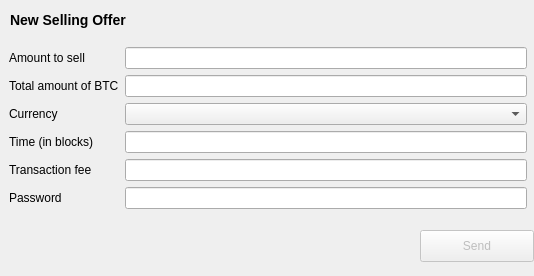
<?xml version="1.0" encoding="UTF-8"?>
<ui version="4.0">
 <class>SellingOffer</class>
 <widget class="QDialog" name="SellingOffer">
  <property name="geometry">
   <rect>
    <x>0</x>
    <y>0</y>
    <width>534</width>
    <height>276</height>
   </rect>
  </property>
  <property name="windowTitle">
   <string>New Simple Send</string>
  </property>
  <widget class="QWidget" name="verticalLayoutWidget">
   <property name="geometry">
    <rect>
     <x>9</x>
     <y>39</y>
     <width>518</width>
     <height>179</height>
    </rect>
   </property>
   <layout class="QVBoxLayout" name="verticalLayout">
    <item>
     <layout class="QGridLayout" name="gridLayout">
      <item row="6" column="1">
       <widget class="QLineEdit" name="fee_input">
        <property name="minimumSize">
         <size>
          <width>300</width>
          <height>0</height>
         </size>
        </property>
        <property name="placeholderText">
         <string/>
        </property>
       </widget>
      </item>
      <item row="7" column="1">
       <widget class="QLineEdit" name="password_input">
        <property name="echoMode">
         <enum>QLineEdit::Password</enum>
        </property>
       </widget>
      </item>
      <item row="7" column="0">
       <widget class="QLabel" name="label_5">
        <property name="text">
         <string>Password</string>
        </property>
       </widget>
      </item>
      <item row="5" column="0">
       <widget class="QLabel" name="label_6">
        <property name="text">
         <string>Time (in blocks)</string>
        </property>
       </widget>
      </item>
      <item row="1" column="1">
       <widget class="QLineEdit" name="amount_input">
        <property name="placeholderText">
         <string/>
        </property>
       </widget>
      </item>
      <item row="1" column="0">
       <widget class="QLabel" name="label_3">
        <property name="text">
         <string>Amount to sell</string>
        </property>
       </widget>
      </item>
      <item row="3" column="0">
       <widget class="QLabel" name="label_4">
        <property name="text">
         <string>Currency</string>
        </property>
       </widget>
      </item>
      <item row="3" column="1">
       <widget class="QComboBox" name="currency_box"/>
      </item>
      <item row="6" column="0">
       <widget class="QLabel" name="label_2">
        <property name="text">
         <string>Transaction fee</string>
        </property>
       </widget>
      </item>
      <item row="5" column="1">
       <widget class="QLineEdit" name="lineEdit"/>
      </item>
      <item row="2" column="1">
       <widget class="QLineEdit" name="btc_amount_input"/>
      </item>
      <item row="2" column="0">
       <widget class="QLabel" name="label_7">
        <property name="text">
         <string>Total amount of BTC</string>
        </property>
       </widget>
      </item>
     </layout>
    </item>
   </layout>
  </widget>
  <widget class="QLabel" name="label">
   <property name="geometry">
    <rect>
     <x>10</x>
     <y>10</y>
     <width>151</width>
     <height>21</height>
    </rect>
   </property>
   <property name="text">
    <string>&lt;html&gt;&lt;head/&gt;&lt;body&gt;&lt;p&gt;&lt;span style=&quot; font-size:large; font-weight:600;&quot;&gt;New Selling Offer&lt;/span&gt;&lt;/p&gt;&lt;/body&gt;&lt;/html&gt;</string>
   </property>
  </widget>
  <widget class="QPushButton" name="submit_button">
   <property name="enabled">
    <bool>false</bool>
   </property>
   <property name="geometry">
    <rect>
     <x>420</x>
     <y>230</y>
     <width>114</width>
     <height>32</height>
    </rect>
   </property>
   <property name="text">
    <string>Send</string>
   </property>
   <property name="autoDefault">
    <bool>false</bool>
   </property>
  </widget>
 </widget>
 <resources/>
 <connections/>
</ui>
